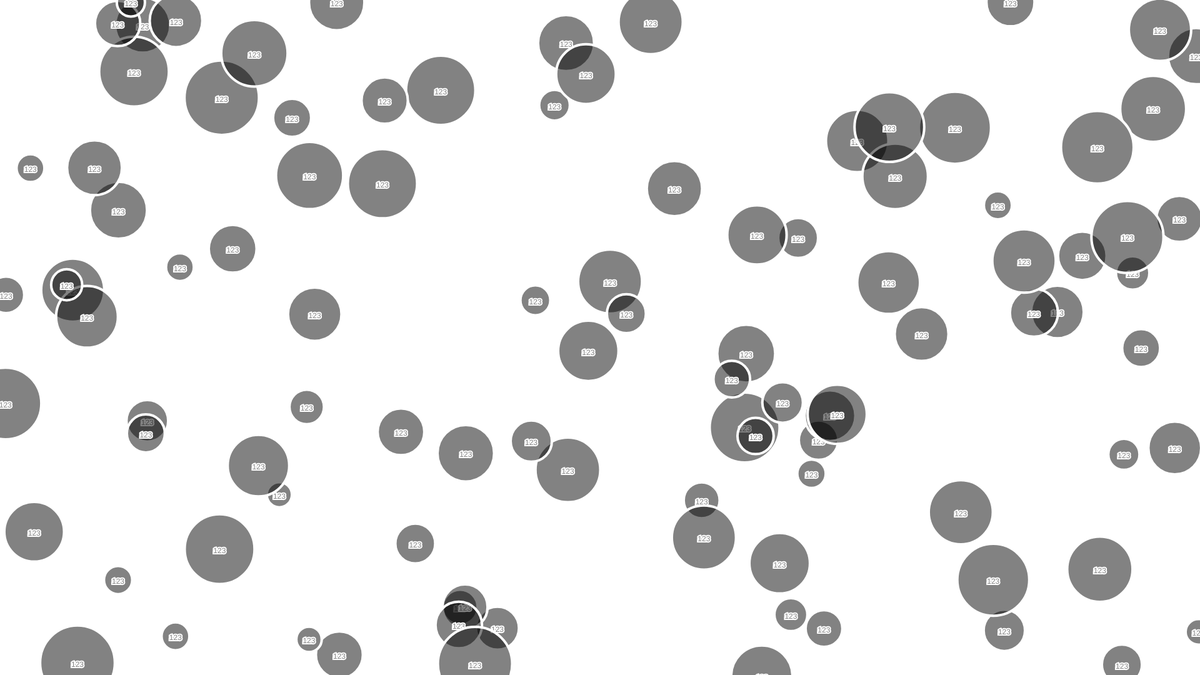
Frame 1 (no input)
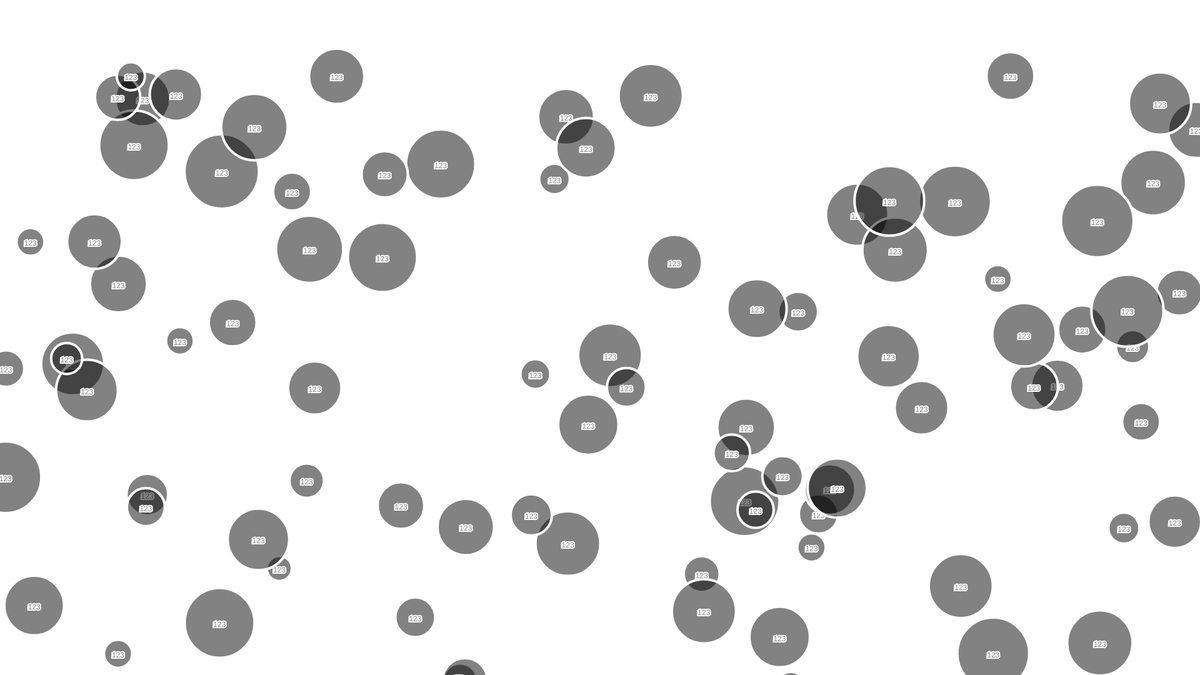
Frame 60 (no input)
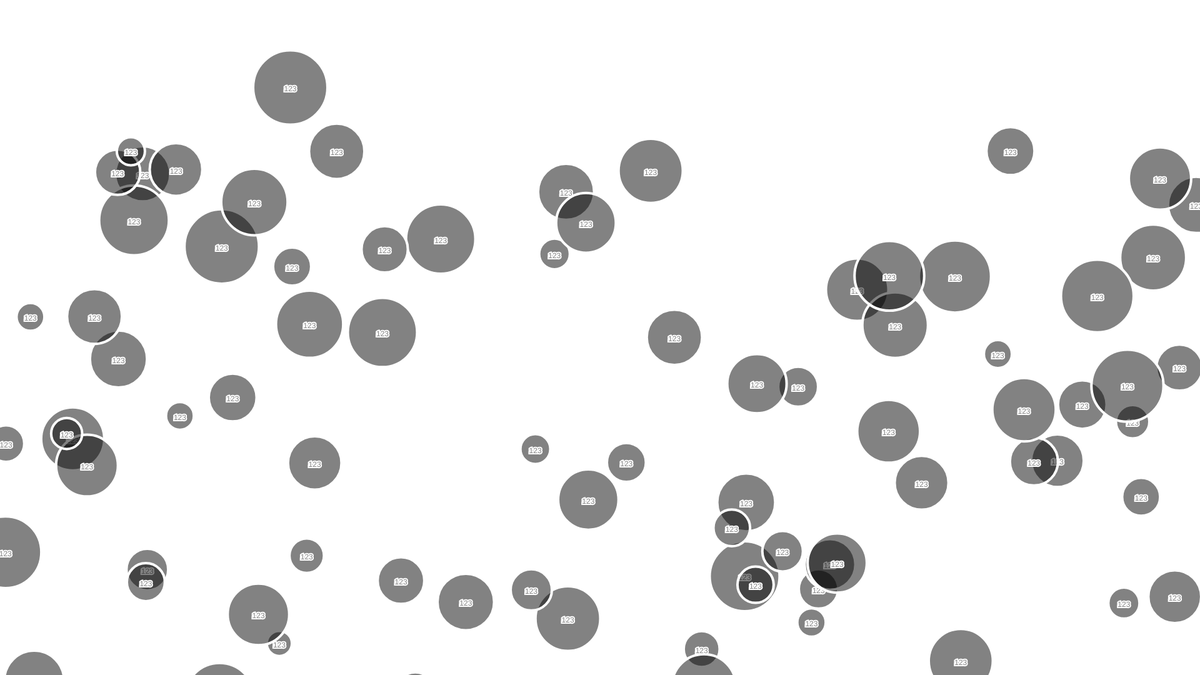
Frame 120 (the mouse pressed at the canvas centre since frame 60)

The p5.js sketch that drew these frames (run headless with seeded random() and noise() and a simulated clock; from frame 60 on, the mouse is pressed at the canvas centre):

// p5.js sketch
// ── sketch.js
let bubbles = [];

function setup() {
  createCanvas(1920, 1080);
  for (let i = 0; i < 100; i++) {
    let x = random(width);
    let y = random(height);
    let r = random(20, 60);
    let b = new Bubble(x, y, r);
    bubbles.push(b);
  }


}

function mousePressed() {
    let x = random(width);
    let y = 20;
    let r = random(20, 60);
    let b = new Bubble(x, y, r);	//spawn new bubble on click at height 20
    bubbles.push(b);


  for (let i = bubbles.length - 1; i >= 0; i--) {
    if (bubbles[i].contains(mouseX, mouseY)) {
      bubbles.splice(i, 1);
    }
  }
}

function draw() {
  background(255);
  for (let i = 0; i < bubbles.length; i++) {
    if (bubbles[i].contains(mouseX, mouseY)) {
      bubbles[i].changeColor(255);
    } else {
      bubbles[i].changeColor(0);
    }
    bubbles[i].move();
    bubbles[i].show();
  }
}

class Bubble {
  constructor(x, y, r) {
    this.x = x;
    this.y = y;
    this.r = r;
    this.brightness = 0;
  }

  changeColor(bright) {
    this.brightness = bright;
  }

  contains(px, py) {
    let d = dist(px, py, this.x, this.y);
    if (d < this.r) {
      return true;
    } else {
      return false;
    }
  }

  move() {
    this.x = this.x;
    this.y = this.y + 2;
  }

  show() {
    stroke(255);
    strokeWeight(4);
    fill(this.brightness, 125);
    ellipse(this.x, this.y, this.r * 2);
    text('123',this.x-10,this.y-3,this.r,this.r)	//text
  }
}
